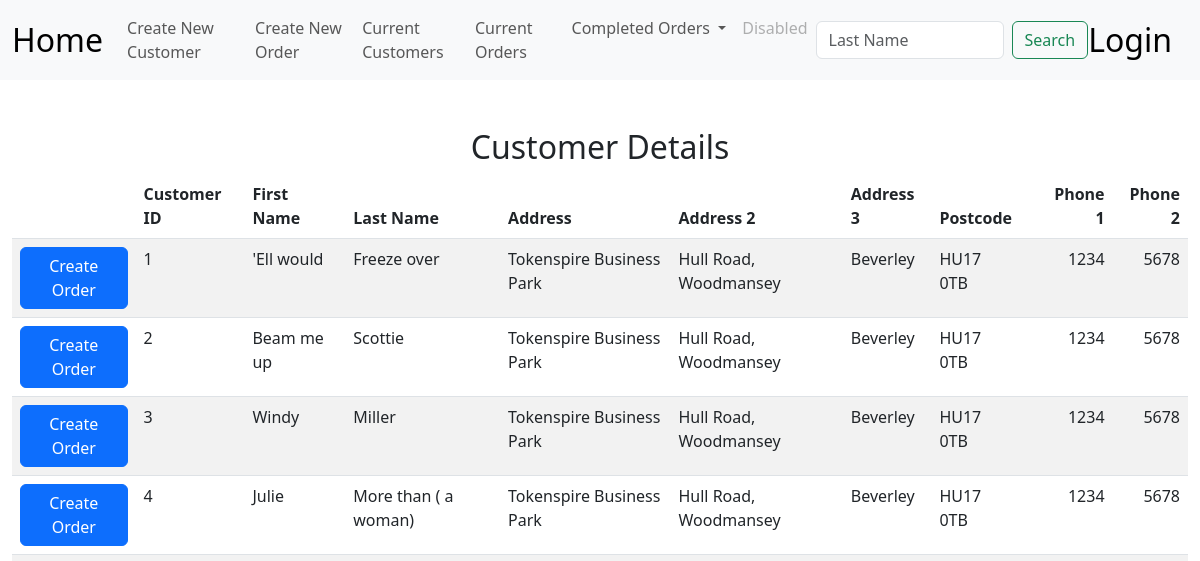
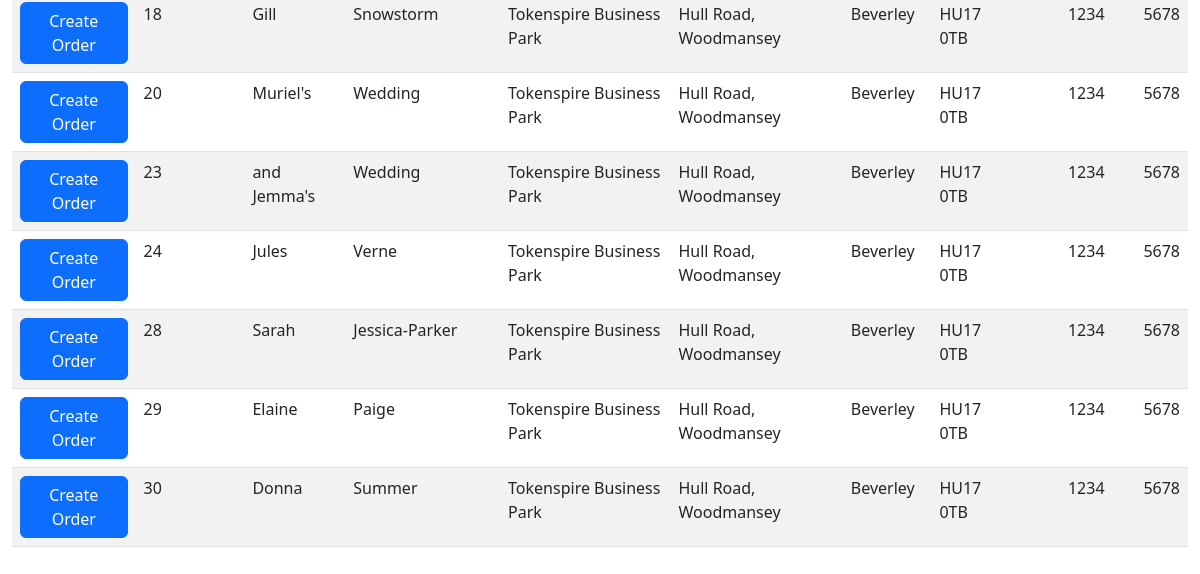
Before: /list_of_customers with the older database file (2 pictures, top to bottom).
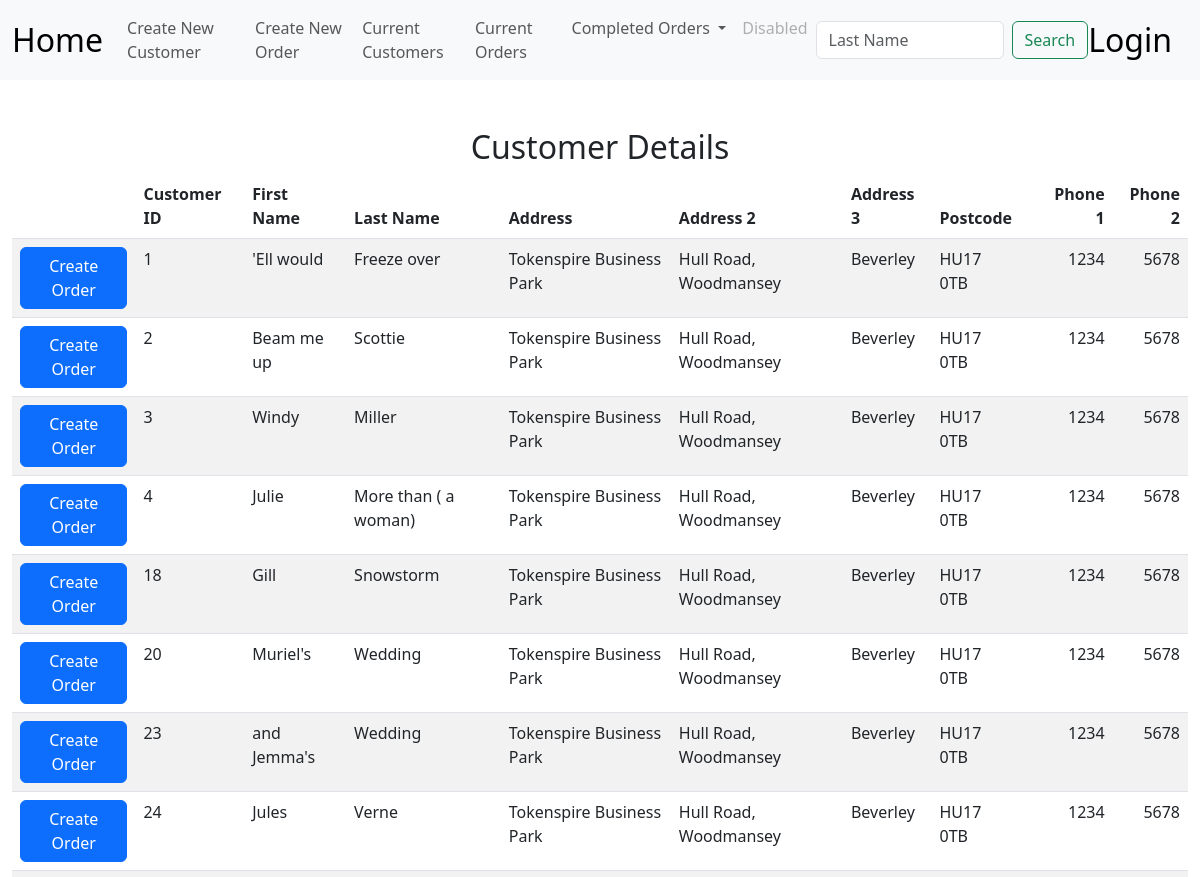
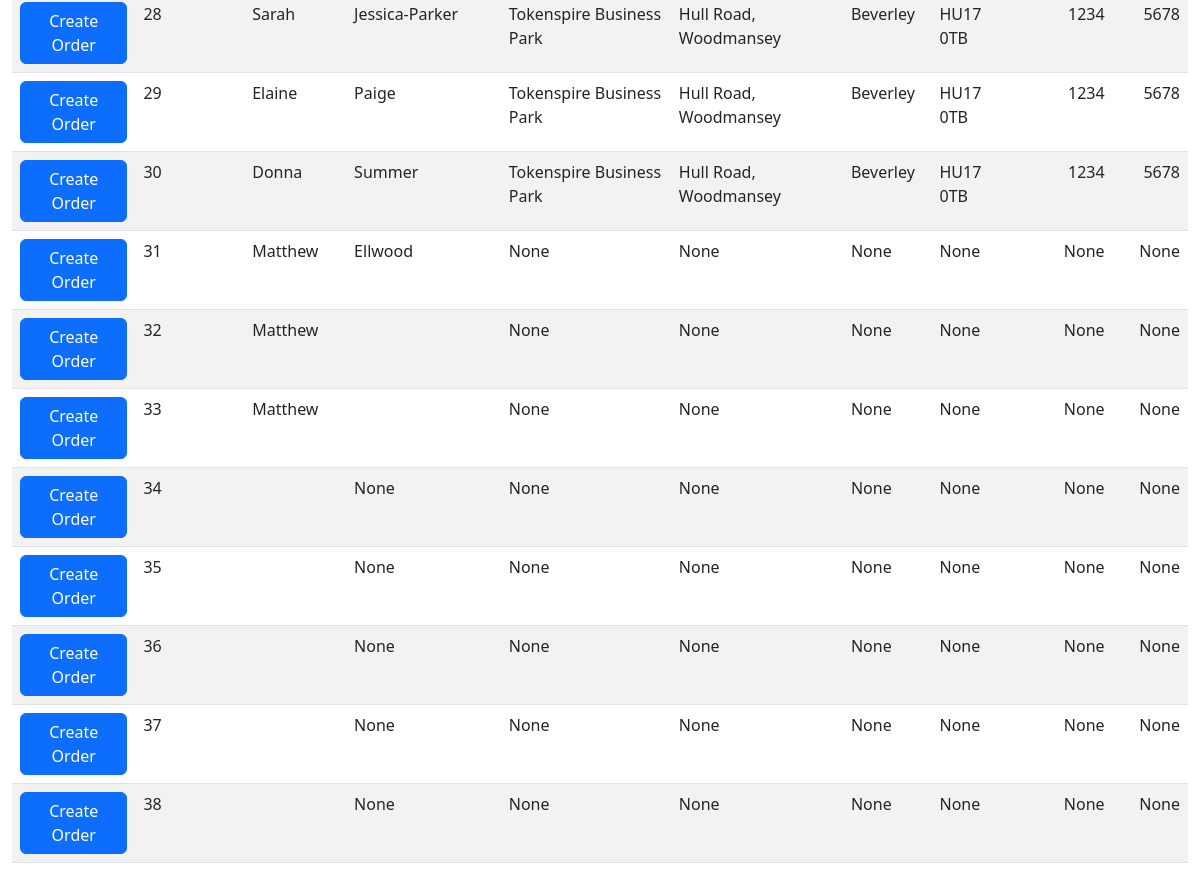
After: the same page with the newer database file (2 pictures, top to bottom).
### tables this page shows
CREATE TABLE customers(id INTEGER PRIMARY KEY AUTOINCREMENT NOT NULL, first_name TEXT, last_name TEXT, address_1 TEXT, address_2 TEXT, address_3 TEXT, postcode TEXT, telephone_1 TEXT, telephone_2 TEXT);

### app.py (the view)
@app.route("/list_of_customers", methods=["GET", "POST"])
def list_of_customers():
    if request.method == "POST":
        customer_id = request.form.get("customer_id")
        detail = db.execute("select * from customers WHERE id = (?);", customer_id)
        return render_template("customer_order.html",customer_id = customer_id, detail = detail)
    else:
        detail = db.execute("select * from customers;")
        return render_template("list_of_customers.html",detail = detail)

### app.py (called while the page is built)
@app.after_request
def after_request(response):
    response.headers["Cache-Control"] = "no-cache, no-store, must-revalidate"
    response.headers["Expires"] = 0
    response.headers["Pragma"] = "no-cache"
    return response

### templates/list_of_customers.html (shortened to what this page needs)
{% extends "layout.html" %}
{% block main %}
<div class="section">
    <h2>Customer  Details</h2>
    <table class="table table-striped">
        <thead>
            <tr>
                <th></th>
                <th class="text-start">Customer ID</th>
                <th class="text-start">First Name</th>
                <th class="text-start">Last Name</th>
                <th class="text-start">Address</th>
                <th class="text-start">Address 2</th>
                <th class="text-start">Address 3</th>
                <th class="text-start">Postcode</th>
                <th></th>
                <th class="text-end" colspan="8">Phone 1</th>
                <th class="text-end">Phone 2</th>
            </tr>
        </thead>
        <tbody>
            {% for row in detail %}
            <tr>
                <form action="/list_of_customers" method="POST">
                    <td><input type="hidden" name="customer_id" VALUE="{{ row['id'] }}"><button class="btn btn-primary" type="submit">Create Order</button></td>
                </form>
                <td class="text-start">{{ row["id"] }}</td>
                <td class="text-start">{{ row["first_name"] }}</td>
                <td class="text-start">{{ row["last_name"] }}</td>
                <td class="text-start">{{ row["address_1"] }}</td>
                <td class="text-start">{{ row["address_2"] }}</td>
                <td class="text-start">{{ row["address_3"] }}</td>
                <td class="text-start">{{ row["postcode"] }}</td>
                <td></td>
                <td class="text-end" colspan="8">{{ row["telephone_1"] }}</td>
                <td class="text-end">{{ row["telephone_2"] }}</td>
                </tr>
            {% endfor %}
        </tbody>
    </div>
{% endblock %}

### templates/layout.html (shortened to what this page needs)
<!doctype html>
<html lang="en">
  <head>
    <link href="https://cdn.jsdelivr.net/npm/bootstrap@5.3.0/dist/css/bootstrap.min.css" rel="stylesheet">
    <link href="/static/styles.css" rel="stylesheet">
  </head>
  <body>
        <nav class="navbar navbar-expand-lg bg-body-tertiary">
        <div class="container-fluid">
          <a class="navbar-brand" href="/home">Home</a>
            <div class="collapse navbar-collapse" id="navbarSupportedContent">
                <ul class="navbar-nav me-auto mb-2 mb-lg-0">
                <li class="nav-item">
                    <li class="nav-item"><a class="nav-link" href="/new_customer">Create New Customer</a></li>
                    <li class="nav-item"><a class="nav-link" href="/choose_customer">Create New Order</a></li>
                </li>
                <li class="nav-item">
                  <li class="nav-item"><a class="nav-link" href="/list_of_customers">Current Customers</a></li>
                  <a class="nav-link" href="/open_orders">Current Orders</a>
                </li>
                <li class="nav-item dropdown">
                    <a class="nav-link dropdown-toggle" href="#" role="button" data-bs-toggle="dropdown" aria-expanded="false">
                    Completed Orders
                    </a>
                </li>
                <li class="nav-item">
                    <a class="nav-link disabled">Disabled</a>
                </li>
                </ul>
                <form class="d-flex" role="search">
                <input class="form-control me-2" type="search" placeholder="Last Name" aria-label="Search">
                <button class="btn btn-outline-success" type="submit">Search</button>
                </form>
            </div>
            <a class="navbar-brand" href="/">Login</a>
            </div>
        </nav>
      <main class="container-fluid py-5 text-center">
        {% block main %}{% endblock %}
      </main>
  </body>

### static/styles.css (style rules this page uses)
nav .navbar-brand { font-size: xx-large; }

Changed rows visible on the page:
added customers: id "31", first_name "Matthew", last_name "Ellwood", address_1 "None", address_2 "None", address_3 "None", postcode "None", telephone_1 "None", telephone_2 "None"
added customers: id "32", first_name "Matthew", address_1 "None", address_2 "None", address_3 "None", postcode "None", telephone_1 "None", telephone_2 "None"
added customers: id "33", first_name "Matthew", address_1 "None", address_2 "None", address_3 "None", postcode "None", telephone_1 "None", telephone_2 "None"
added customers: id "34", last_name "None", address_1 "None", address_2 "None", address_3 "None", postcode "None", telephone_1 "None", telephone_2 "None"
added customers: id "35", last_name "None", address_1 "None", address_2 "None", address_3 "None", postcode "None", telephone_1 "None", telephone_2 "None"
added customers: id "36", last_name "None", address_1 "None", address_2 "None", address_3 "None", postcode "None", telephone_1 "None", telephone_2 "None"
added customers: id "37", last_name "None", address_1 "None", address_2 "None", address_3 "None", postcode "None", telephone_1 "None", telephone_2 "None"
added customers: id "38", last_name "None", address_1 "None", address_2 "None", address_3 "None", postcode "None", telephone_1 "None", telephone_2 "None"
